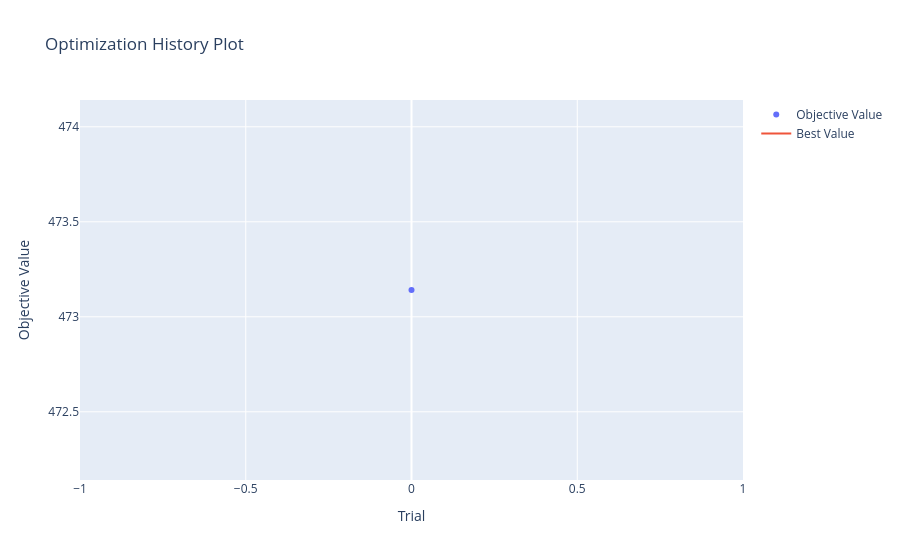

The notebook cell saved with this chart:
### Code cell
study = results[0]["study"]

vis.plot_optimization_history(study).show()
vis.plot_param_importances(study).show()

### Figure 1 — Plotly figure (JSON) as saved in the notebook; plotly's stock layout.template omitted (floating-point values rounded to 4 significant figures)
{"data": [{"mode": "markers", "name": "Objective Value", "x": [0], "y": [473.1], "type": "scatter"}, {"mode": "lines", "name": "Best Value", "x": [0], "y": [473.1], "type": "scatter"}, {"marker": {"color": "#cccccc"}, "mode": "markers", "name": "Infeasible Trial", "showlegend": false, "x": [], "y": [], "type": "scatter"}], "layout": {"title": {"text": "Optimization History Plot"}, "xaxis": {"title": {"text": "Trial"}}, "yaxis": {"title": {"text": "Objective Value"}}}}
